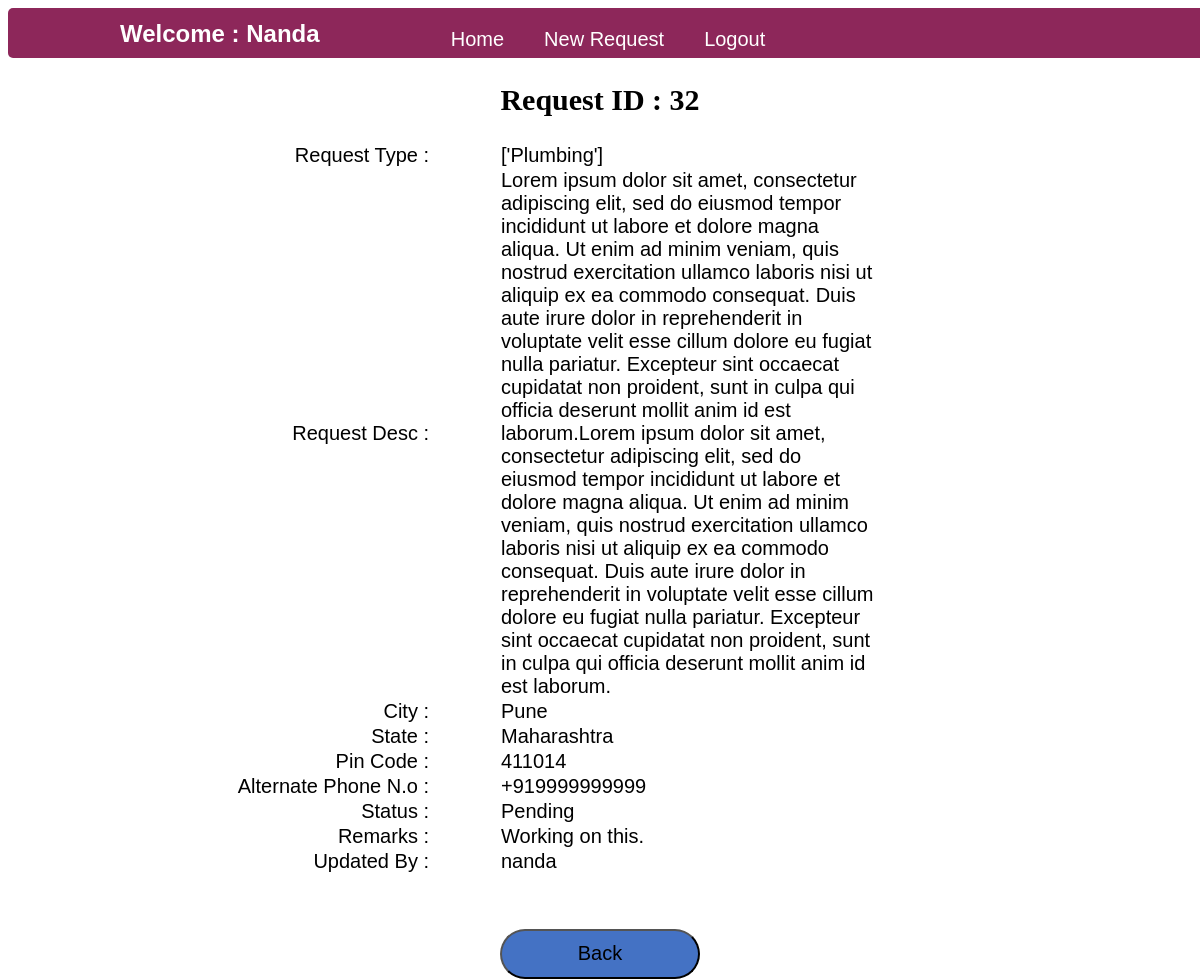
The app's page /home/request/32 (signed in) with its own data.
### list_manager/models.py (models this page shows, shortened)
class Requests(models.Model):
    user = models.CharField(max_length=50, null=False)
    date  = models.DateTimeField(default=datetime.now, null=False)
    type = models.CharField(max_length=20, null=False)
    description = models.CharField(max_length=250, null=False)
    city = models.CharField(max_length=20, null=False)
    state = models.CharField(max_length=20, null=False)
    pin = models.CharField(max_length=10, null=False)
    phone = models.CharField(max_length=20, null=False)
    status_choices = (
        ('Pending', 'Pending'),
        ('In Progress', 'In Progress'),
        ('Completed', 'Completed'),
    )
    status = models.CharField(max_length=100,choices=status_choices, blank=True)
    remarks = models.CharField(max_length=200, blank=True)
    updated = models.ForeignKey(User,
                null=True,
                on_delete=models.CASCADE,
                limit_choices_to={'is_staff': True})

### list_manager/views.py (the view)
# urls.py: path('request/<int:id>', requestById, name='reqid' )
@login_required(login_url='login')
def requestById(request,id):
    data = Requests.objects.get(id=id)
    print(request.user, data.user)
    if str(request.user) == str(data.user):
        return render(request, 'app/requestbyid.html',{'data' : data})
    else:
        return render(request, 'app/requests.html', {'message': 'Something went wrong!!' })

### templates/app/requestbyid.html (shortened to what this page needs)
{% extends 'base.html'%}
{% block head%}
{% load static%}
<link rel="stylesheet" href="{% static 'css/requestbyid.css' %}">
{% endblock head%}
{%block body%}
<h2 class="requestid">Request ID : {{data.id}}</h2>
<div class="main">
    <table class="requestbyid">
        <tr>
            <td class="table_header"> Request Type :</td>
            <td>{{data.type}}</td>
        </tr>
        <tr>
            <td class="table_header"> Request Desc :</td>
            <td>{{data.description}}</td>
        </tr>
        <tr>
            <td class="table_header"> City :</td>
            <td>{{data.city}}</td>
        </tr>
        <tr>
            <td class="table_header"> State :</td>
            <td>{{data.state}}</td>
        </tr>
        <tr>
            <td class="table_header"> Pin Code :</td>
            <td>{{data.pin}}</td>
        </tr>
        <tr>
            <td class="table_header"> Alternate Phone N.o :</td>
            <td>{{data.phone}}</td>
        </tr>
        <tr>
            <td class="table_header"> Status :</td>
            <td>{{data.status}}</td>
        </tr>
        <tr>
            <td class="table_header"> Remarks :</td>
            <td>{{data.remarks}}</td>
        </tr>
        <tr>
            <td class="table_header"> Updated By :</td>
            <td>{{data.updated}}</td>
        </tr>
    </table>
    <button class="btnback">Back</button>
</div>
{%endblock%}

### templates/base.html (shortened to what this page needs)
<!DOCTYPE html>
<html lang="en">
<head>
    {% load static%}
    <link rel="stylesheet" href="{% static 'css/base.css' %}">
    {% block head %}
    {% endblock head%}
</head>
<body>
<div class="header">
    {%if user.username %}
        <h2>Welcome : {{user.username | title}}</h2>
        <h6 id="#">Home</h6>
        <h6 id="home/requests">New Request</h6>
        <h6 id="logout">Logout</h6>
    {% else %}
        <h6 id="login">Login</h6>
        <h6 id="signup">Signup</h6>
    {% endif %}
</div>
{% block body%}
{% endblock body%}
</body>
</html>

### static/css/base.css (style rules this page uses)
.header { z-index : 100; background: #8d275a; top :0; left :0; height: 50px; width : 100vw; border-radius : 5px; display : flex; flex-direction : row; justify-content : center ; color : white; }
.header h6 { margin : 20px; font : 20px Arial, sans-serif; cursor : pointer; }
.header h2 { position : absolute; top : 0%; left : 10%; font-family : sans-serif; cursor : default; }

### static/css/requestbyid.css (style rules this page uses)
.main { position : relative; height : 85vh; width : 100vw; top :0%; left : 50%; transform : translate(-50%, 0%) }
.requestbyid { position : absolute; height : 75vh; width : 75vw; }
table td { max-width : 100px; padding : 0px 20px 0px 50px ; font : 20px Arial, sans-serif; }
.table_header { text-align : right; }
.btnback { position : absolute; top : 52rem; left : 50%; transform : translate(-50%, -90%); height : 50px; width : 200px; font : 20px Arial, sans-serif; border-radius : 30px; outline :none; background : #4472c4 }
.requestid { text-align : center; font-size: 30px; }

### records on screen
Requests: id "32", type "['Plumbing']", description "Lorem ipsum dolor sit amet, consectetur adipiscing elit, sed do eiusmod tempor incididunt ut labore et dolore magna aliqua. Ut enim ad minim veniam, quis nostrud exercitation ullamco laboris nisi ut aliquip ex ea commodo consequat. Duis aute irure dolor in reprehenderit in voluptate velit esse cillum dolore eu fugiat nulla pariatur. Excepteur sint occaecat cupidatat non proident, sunt in culpa qui officia deserunt mollit anim id est laborum.Lorem ipsum dolor sit amet, consectetur adipiscing elit, sed do eiusmod tempor incididunt ut labore et dolore magna aliqua. Ut enim ad minim veniam, quis nostrud exercitation ullamco laboris nisi ut aliquip ex ea commodo consequat. Duis aute irure dolor…", city "Pune", state "Maharashtra", pin "411014", phone "+919999999999", status "Pending", remarks "Working on this.", updated "nanda"

### other values on screen
{{ user.username | title }} "Nanda"
